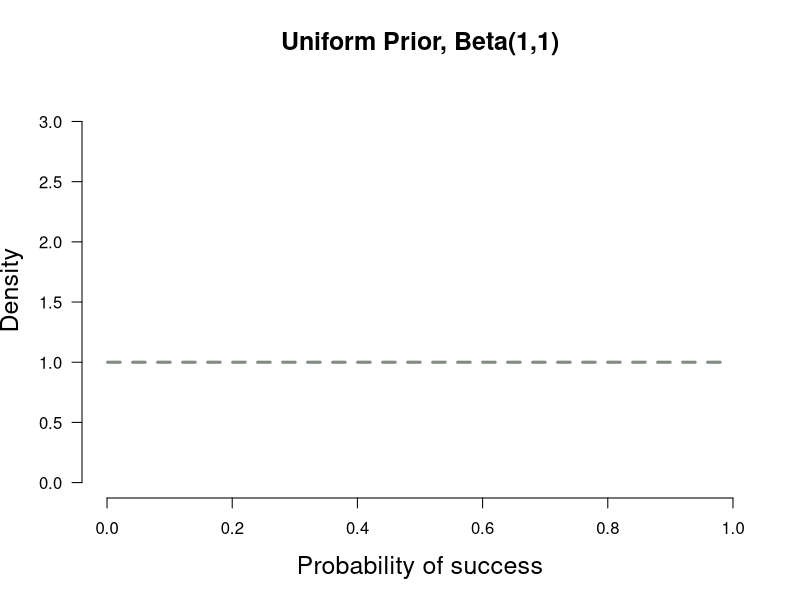
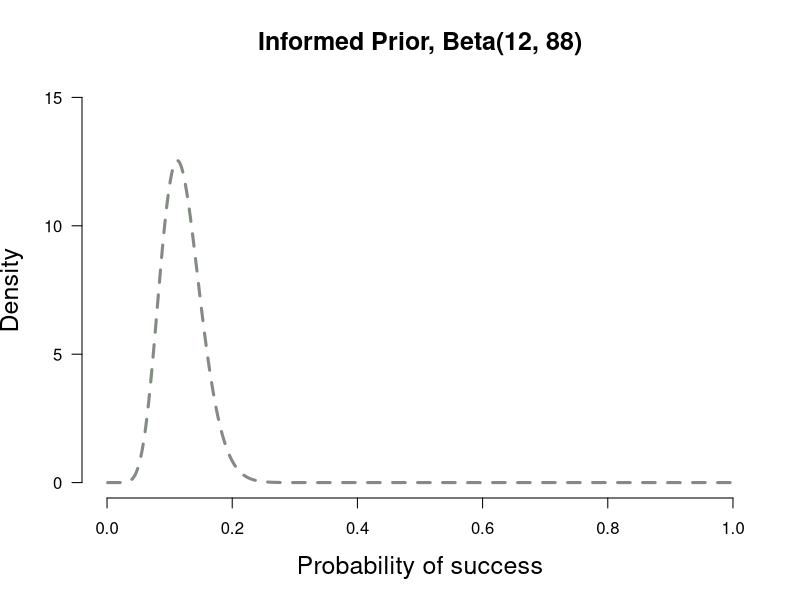
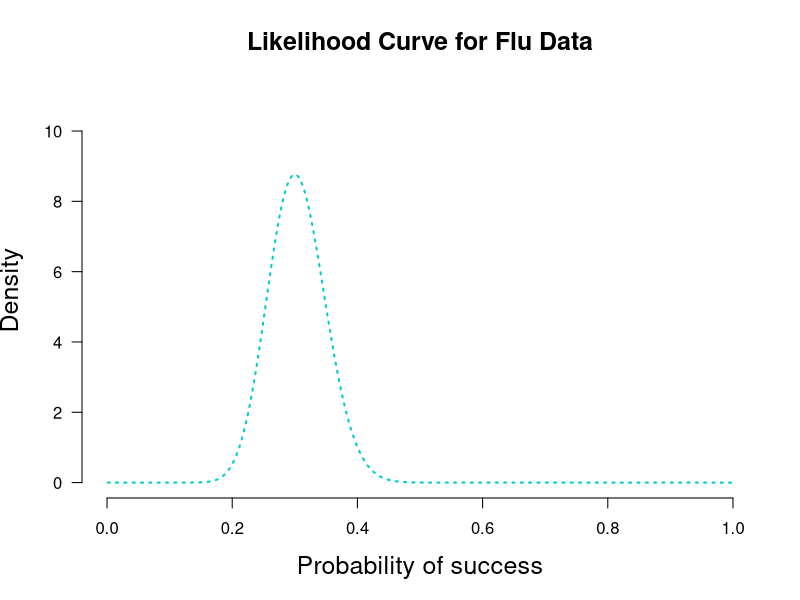
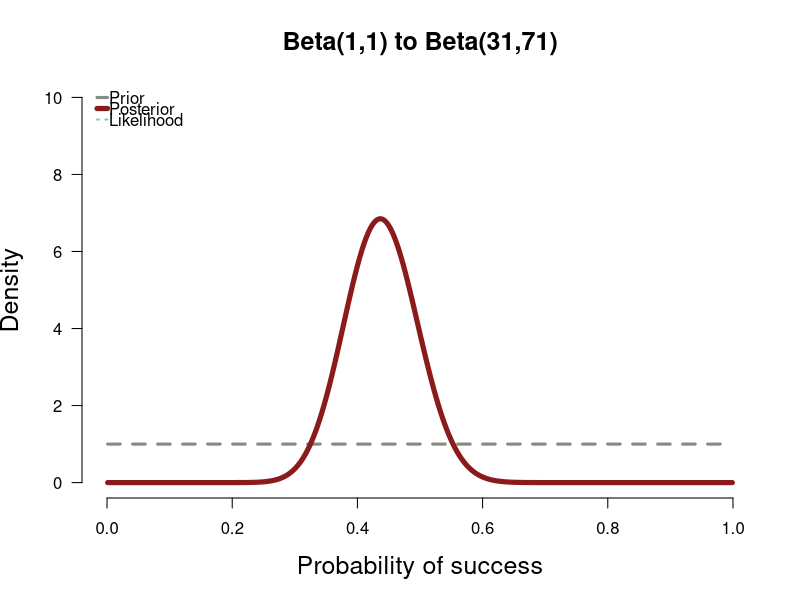
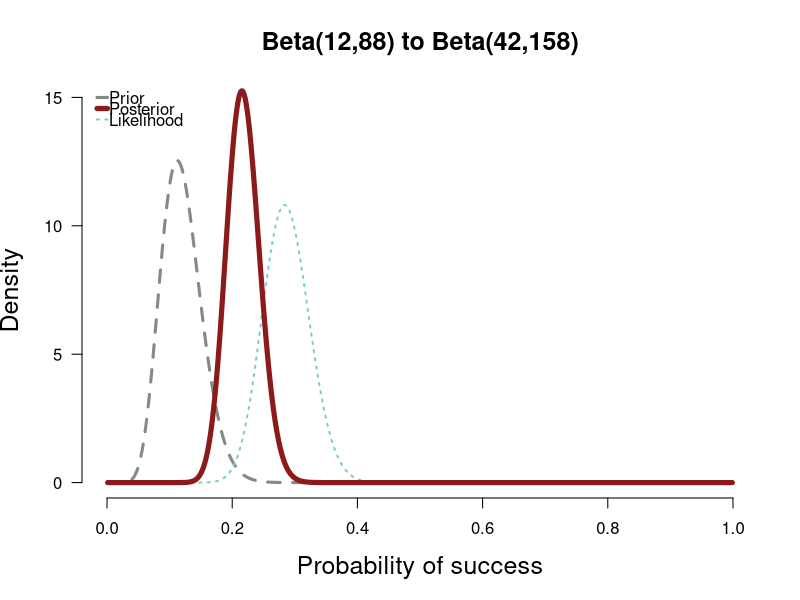

Write the R code that produced these figures, in order.
## ---- chunk 1

## Function for plotting priors, likelihoods, and posteriors for binomial data
## Output consists of a plot and various statistics
## PS and PF determine the shape of the prior distribution.
## PS = prior success, PF = prior failure for beta dist. 
## PS = 1, PF = 1 corresponds to uniform(0,1) and is default. If left at default, posterior will be equivalent to likelihood
## k = number of observed successes in the data, n = total trials. If left at 0 only plots the prior dist.
## null = Is there a point-null hypothesis? null = NULL leaves it out of plots and calcs
## CI = Is there a relevant X% credibility interval? .95 is recommended and standard



plot.beta <- function(PS = 1, PF = 1, k = 0, n = 0, null = NULL, CI = NULL, ymax = "auto", main = NULL) {
        
        x = seq(.001, .999, .001) ##Set up for creating the distributions
        y1 = dbeta(x, PS, PF) # data for prior curve
        y3 = dbeta(x, PS + k, PF + n - k) # data for posterior curve
        y2 = dbeta(x, 1 + k, 1 + n - k) # data for likelihood curve, plotted as the posterior from a beta(1,1)
        
        if(is.numeric(ymax) == T){ ##you can specify the y-axis maximum
                y.max = ymax
        }        
        else(
                y.max = 1.25 * max(y1,y2,y3,1.6) ##or you can let it auto-select
        )
        
        if(is.character(main) == T){
                Title = main
        }
        else(
                Title = "Prior-to-Posterior Transformation with Binomial Data"
        )
        
        
        plot(x, y1, xlim=c(0,1), ylim=c(0, y.max), type = "l", ylab= "Density", lty = 2,
             xlab= "Probability of success", las=1, main= Title,lwd=3,
             cex.lab=1.5, cex.main=1.5, col = "honeydew4", axes=FALSE)
        
        axis(1, at = seq(0,1,.2)) #adds custom x axis
        axis(2, las=1) # custom y axis
        
        
        
        if(n != 0){
                #if there is new data, plot likelihood and posterior
                lines(x, y2, type = "l", col = "darkslategray3", lwd = 2, lty = 3)
                lines(x, y3, type = "l", col = "firebrick4", lwd = 5)
                legend("topleft", c("Prior", "Posterior", "Likelihood"), col = c("honeydew4", "firebrick4", "darkslategray3"), 
                       lty = c(2,1,3), lwd = c(3,5,2), bty = "n", y.intersp = .55, x.intersp = .1, seg.len=.7)
                
                ## adds null points on prior and posterior curve if null is specified and there is new data
                if(is.numeric(null) == T){
                        ## Adds points on the distributions at the null value if there is one and if there is new data
                        points(null, dbeta(null, PS, PF), pch = 21, bg = "blue", cex = 1.5)
                        points(null, dbeta(null, PS + k, PF + n - k), pch = 21, bg = "darkorchid", cex = 1.5)
                        abline(v=null, lty = 5, lwd = 1, col = "grey73")
                        ##lines(c(null,null),c(0,1.11*max(y1,y3,1.6))) other option for null line
                }
        }
        
        ##Specified CI% but no null? Calc and report only CI
        if(is.numeric(CI) == T && is.numeric(null) == F){
                CI.low <- qbeta((1-CI)/2, PS + k, PF + n - k)
                CI.high <- qbeta(1-(1-CI)/2, PS + k, PF + n - k)
                
                SEQlow<-seq(0, CI.low, .001)
                SEQhigh <- seq(CI.high, 1, .001)
                ##Adds shaded area for x% Posterior CIs
                cord.x <- c(0, SEQlow, CI.low) ##set up for shading
                cord.y <- c(0,dbeta(SEQlow,PS + k, PF + n - k),0) ##set up for shading
                polygon(cord.x,cord.y,col='orchid', lty= 3) ##shade left tail
                cord.xx <- c(CI.high, SEQhigh,1) 
                cord.yy <- c(0,dbeta(SEQhigh,PS + k, PF + n - k), 0)
                polygon(cord.xx,cord.yy,col='orchid', lty=3) ##shade right tail
                
                return( list( "Posterior CI lower" = round(CI.low,3), "Posterior CI upper" = round(CI.high,3)))
        }
        
        ##Specified null but not CI%? Calculate and report BF only 
        if(is.numeric(null) == T && is.numeric(CI) == F){
                null.H0 <- dbeta(null, PS, PF)
                null.H1 <- dbeta(null, PS + k, PF + n - k)
                CI.low <- qbeta((1-CI)/2, PS + k, PF + n - k)
                CI.high <- qbeta(1-(1-CI)/2, PS + k, PF + n - k)
                return( list("BF01 (in favor of H0)" = round(null.H1/null.H0,3), "BF10 (in favor of H1)" = round(null.H0/null.H1,3)
                ))
        }
        
        ##Specified both null and CI%? Calculate and report both
        if(is.numeric(null) == T && is.numeric(CI) == T){
                null.H0 <- dbeta(null, PS, PF)
                null.H1 <- dbeta(null, PS + k, PF + n - k)
                CI.low <- qbeta((1-CI)/2, PS + k, PF + n - k)
                CI.high <- qbeta(1-(1-CI)/2, PS + k, PF + n - k)
                
                SEQlow<-seq(0, CI.low, .001)
                SEQhigh <- seq(CI.high, 1, .001)
                ##Adds shaded area for x% Posterior CIs
                cord.x <- c(0, SEQlow, CI.low) ##set up for shading
                cord.y <- c(0,dbeta(SEQlow,PS + k, PF + n - k),0) ##set up for shading
                polygon(cord.x,cord.y,col='orchid', lty= 3) ##shade left tail
                cord.xx <- c(CI.high, SEQhigh,1) 
                cord.yy <- c(0,dbeta(SEQhigh,PS + k, PF + n - k), 0)
                polygon(cord.xx,cord.yy,col='orchid', lty=3) ##shade right tail
                
                return( list("BF01 (in favor of H0)" = round(null.H1/null.H0,3), "BF10 (in favor of H1)" = round(null.H0/null.H1,3),
                             "Posterior CI lower" = round(CI.low,3), "Posterior CI upper" = round(CI.high,3)))
        }
        
}


## ---- chunk 2
plot.beta(1,1,ymax=3.2,main="Uniform Prior, Beta(1,1)")
## ---- chunk 3
plot.beta(12,88,ymax=15,main="Informed Prior, Beta(12, 88)")
## ---- chunk 4
x = seq(.001, .999, .001) ##Set up for creating the distributions
y2 = dbeta(x, 1 + 30, 1 + 70) # data for likelihood curve, plotted as the posterior from a beta(1,1)

plot(x, y2, xlim=c(0,1), ylim=c(0, 1.25 * max(y2,1.6)), type = "l", ylab= "Density", lty = 3,
     xlab= "Probability of success", las=1, main="Likelihood Curve for Flu Data",lwd=2,
     cex.lab=1.5, cex.main=1.5, col = "cyan3", axes=FALSE)
axis(1, at = seq(0,1,.2)) #adds custom x axis
axis(2, las=1) # custom y axis


## ---- chunk 5
#Initial Priors and final Posteriors after all rounds at once

#par(mfrow=c(1,2))
plot.beta(1,1,31,71,ymax=10,main="Beta(1,1) to Beta(31,71)")

## ---- chunk 6
plot.beta(12,88,42,148,ymax=15,main="Beta(12,88) to Beta(42,158)")
